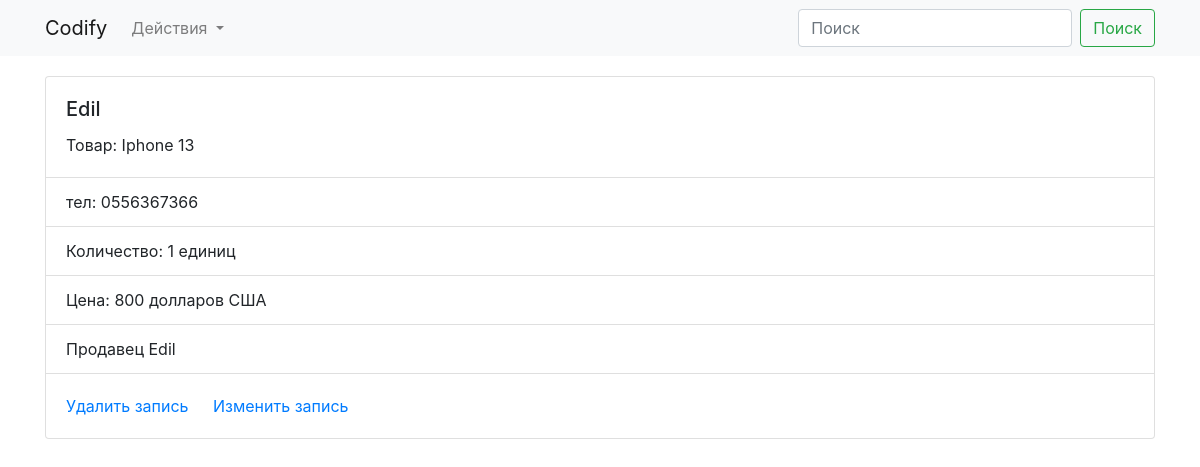
Screenshot of /customer/3 with the database file from the repository.
### app/models.py (models this page shows, shortened)
class Customers(db.Model):
    id = db.Column(db.Integer, primary_key=True)
    name = db.Column(db.String(64))
    phone_number = db.Column(db.String(32))
    item = db.Column(db.String(64))
    quantity = db.Column(db.Integer())
    price = db.Column(db.Integer())
    date_in = db.Column(db.Date())
    user = db.relationship('User', backref=db.backref('customers'))
    user_id = db.Column(db.Integer, db.ForeignKey('user.id'))

class User(UserMixin, db.Model):
    id = db.Column(db.Integer, primary_key=True)
    username = db.Column(db.String(32))
    password_hash = db.Column(db.String(44))
    @property
    def password(self):
        return self.password_hash

### app/views.py (the view)
def customer_detail(customer_id):
    form = forms.CustomerForm()
    customer = Customers.query.filter_by(id=customer_id).first()
    if customer:
        return render_template('customer_detail.html', customer=customer, form=form)
    else:
        flash('customer not field', category='danger')
        return redirect(url_for('index'))

### app/forms.py
class CustomerForm(FlaskForm):
    name = wf.StringField(label='Имя')
    phone_number = wf.StringField(label='Номер телефона')
    item = wf.StringField(label='Наименование товара')
    quantity = wf.IntegerField(label='Количество товара')
    price = wf.IntegerField(label='Цена за ед. товара')
    date_in = wf.DateField(label='Дата прибытия товара')
    user = wf.SelectField(label='Пользователь', choices=get_users(), coerce=int)
    submit = wf.SubmitField(label='Подтвердить')

### app/templates/customer_detail.html
{% extends 'base.html' %}
{% block content %}
<div class="container">
  <div class="card">
    <div class="card-body">
      <h5 class="card-title">{{ customer.name }}</h5>
      <p class="card-text">Товар: {{ customer.item }}</p>
    </div>
    <ul class="list-group list-group-flush">
      <li class="list-group-item">тел: {{ customer.phone_number }}</li>
      <li class="list-group-item">Количество: {{ customer.quantity }} единиц</li>
      <li class="list-group-item">Цена: {{ customer.price }} долларов США</li>
      <li class="list-group-item">Продавец {{ customer.user.username }}</li>
    </ul>
    <div class="card-body">
      <a href="{{ url_for('customer_delete', customer_id=customer.id) }}" class="card-link">Удалить запись</a>
      <a href="{{ url_for('customer_update', customer_id=customer.id) }}" class="card-link">Изменить запись</a>
    </div>
  </div>
</div>
{% endblock content %}

### rows the page displays
Customers: name "Edil", item "Iphone 13", phone_number "0556367366", quantity "1", price "800"
User: user.username "Edil"
